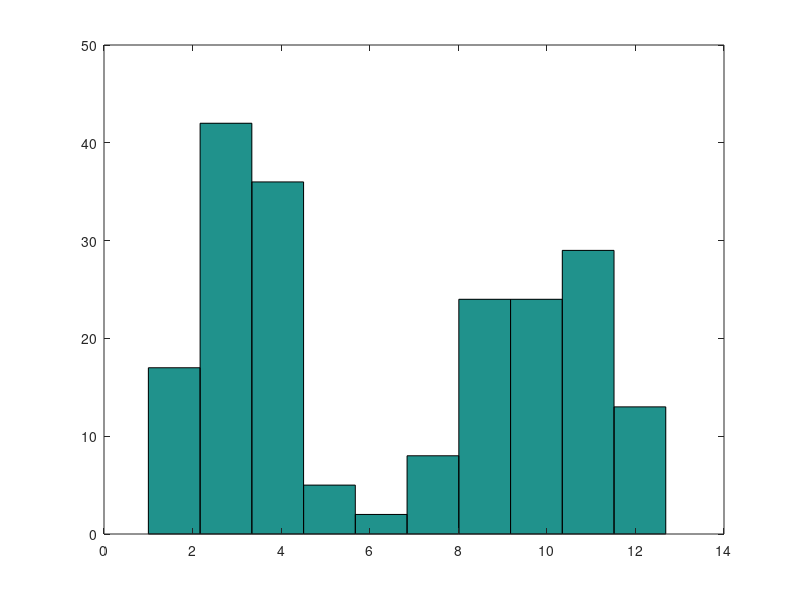

Here is the MATLAB script that generated this plot: (Note: this script raises an error after producing the figure.)
MU1 = [3];
SIGMA1 = [1];
MU2 = [10];
SIGMA2 = [2];
X = [mvnrnd(MU1,SIGMA1,100);
mvnrnd(MU2,SIGMA2,100)];
% scatter(X(:,1),X(:,2),10,'.')
hist(X);
% title('histogram');
% pause;
% close;
options = statset('Display','final');
obj = gmdistribution.fit(X,2,'Options',options);
ComponentMeans = obj.mu
ComponentCovariances = obj.Sigma